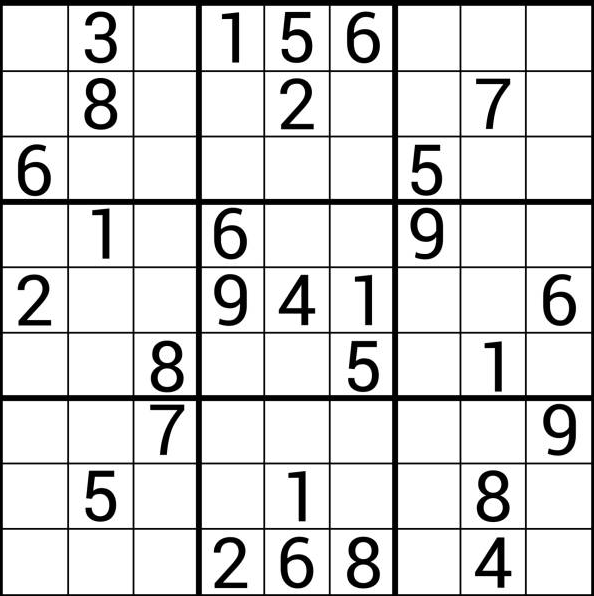
#> input picture Backend/sudoku.png, 594 x 596 px
$ python -i Pre_process.py   (imports and definitions only)   (older library calls are emulated)
#> lines starting #> are read from the running program, lines starting #| are printed output that depends on the picture; after the words box and inside, x2 and y2 are one past the last pixel; in counts of white or black regions, pixels touching at a corner belong together
import os
import cv2
import warnings
import operator
import numpy as np
# [1 line not run here, left out]

def show_digits(digits, colour=255):
    """Shows list of 81 extracted digits in a grid format"""
    rows = []
    with_border = [cv2.copyMakeBorder(img.copy(), 1, 1, 1, 1, cv2.BORDER_CONSTANT, None, colour) for img in digits]
    for i in range(9):
        row = np.concatenate(with_border[i * 9:((i + 1) * 9)], axis=1)
        rows.append(row)
    img = np.concatenate(rows)
    return img

def pre_process_image(img, skip_dilate=False):
    """Uses a blurring function, adaptive thresholding and dilation to expose the main features of an image."""
    proc = cv2.GaussianBlur(img.copy(), (9, 9), 0)
    proc = cv2.adaptiveThreshold(proc, 255, cv2.ADAPTIVE_THRESH_GAUSSIAN_C, cv2.THRESH_BINARY, 11, 2)
    proc = cv2.bitwise_not(proc, proc)

    if not skip_dilate:
        kernel = np.array([[0., 1., 0.], [1., 1., 1.], [0., 1., 0.]],np.uint8)
        proc = cv2.dilate(proc, kernel)

    return proc

def find_corners_of_largest_polygon(img):
    """Finds the 4 extreme corners of the largest contour in the image."""
    opencv_version = cv2.__version__.split('.')[0]
    if opencv_version == '3':
        _, contours, h = cv2.findContours(img.copy(), cv2.RETR_EXTERNAL, cv2.CHAIN_APPROX_SIMPLE)
    else:
        contours, h = cv2.findContours(img.copy(), cv2.RETR_EXTERNAL, cv2.CHAIN_APPROX_SIMPLE)
    contours = sorted(contours, key=cv2.contourArea, reverse=True)
    polygon = contours[0]

    bottom_right, _ = max(enumerate([pt[0][0] + pt[0][1] for pt in polygon]), key=operator.itemgetter(1))
    top_left, _ = min(enumerate([pt[0][0] + pt[0][1] for pt in polygon]), key=operator.itemgetter(1))
    bottom_left, _ = min(enumerate([pt[0][0] - pt[0][1] for pt in polygon]), key=operator.itemgetter(1))
    top_right, _ = max(enumerate([pt[0][0] - pt[0][1] for pt in polygon]), key=operator.itemgetter(1))

    return [polygon[top_left][0], polygon[top_right][0], polygon[bottom_right][0], polygon[bottom_left][0]]


def distance_between(p1, p2):
    """Returns the scalar distance between two points"""
    a = p2[0] - p1[0]
    b = p2[1] - p1[1]
    return np.sqrt((a ** 2) + (b ** 2))


def crop_and_warp(img, crop_rect):
    """Crops and warps a rectangular section from an image into a square of similar size."""

    top_left, top_right, bottom_right, bottom_left = crop_rect[0], crop_rect[1], crop_rect[2], crop_rect[3]
    src = np.array([top_left, top_right, bottom_right, bottom_left], dtype='float32')

    side = max([
        distance_between(bottom_right, top_right),
        distance_between(top_left, bottom_left),
        distance_between(bottom_right, bottom_left),
        distance_between(top_left, top_right)
    ])

    dst = np.array([[0, 0], [side - 1, 0], [side - 1, side - 1], [0, side - 1]], dtype='float32')
    m = cv2.getPerspectiveTransform(src, dst)

    return cv2.warpPerspective(img, m, (int(side), int(side)))


def infer_grid(img):
    """Infers 81 cell grid from a square image."""
    squares = []
    side = img.shape[:1]
    side = side[0] / 9

    for j in range(9):
        for i in range(9):
            p1 = (i * side, j * side)
            p2 = ((i + 1) * side, (j + 1) * side)
            squares.append((p1, p2))
    return squares


def cut_from_rect(img, rect):
    """Cuts a rectangle from an image using the top left and bottom right points."""
    return img[int(rect[0][1]):int(rect[1][1]), int(rect[0][0]):int(rect[1][0])]


def scale_and_centre(img, size, margin=0, background=0):
    """Scales and centres an image onto a new background square."""
    h, w = img.shape[:2]

    def centre_pad(length):
        """Handles centering for a given length that may be odd or even."""
        if length % 2 == 0:
            side1 = int((size - length) / 2)
            side2 = side1
        else:
            side1 = int((size - length) / 2)
            side2 = side1 + 1
        return side1, side2

    def scale(r, x):
        return int(r * x)

    if h > w:
        t_pad = int(margin / 2)
        b_pad = t_pad
        ratio = (size - margin) / h
        w, h = scale(ratio, w), scale(ratio, h)
        l_pad, r_pad = centre_pad(w)
    else:
        l_pad = int(margin / 2)
        r_pad = l_pad
        ratio = (size - margin) / w
        w, h = scale(ratio, w), scale(ratio, h)
        t_pad, b_pad = centre_pad(h)

    img = cv2.resize(img, (w, h))
    img = cv2.copyMakeBorder(img, t_pad, b_pad, l_pad, r_pad, cv2.BORDER_CONSTANT, None, background)
    return cv2.resize(img, (size, size))


def find_largest_feature(inp_img, scan_tl=None, scan_br=None):
    """
    Uses the fact the `floodFill` function returns a bounding box of the area it filled to find the biggest
    connected pixel structure in the image. Fills this structure in white, reducing the rest to black.
    """
    img = inp_img.copy()
    height, width = img.shape[:2]

    max_area = 0
    seed_point = (None, None)

    if scan_tl is None:
        scan_tl = [0, 0]

    if scan_br is None:
        scan_br = [width, height]

    # Loop through the image
    for x in range(scan_tl[0], scan_br[0]):
        for y in range(scan_tl[1], scan_br[1]):
            if img.item(y, x) == 255 and x < width and y < height:
                area = cv2.floodFill(img, None, (x, y), 64)
                if area[0] > max_area:
                    max_area = area[0]
                seed_point = (x, y)

    for x in range(width):
        for y in range(height):
            if img.item(y, x) == 255 and x < width and y < height:
                cv2.floodFill(img, None, (x, y), 64)

    mask = np.zeros((height + 2, width + 2), np.uint8)

    if all([p is not None for p in seed_point]):
        cv2.floodFill(img, mask, seed_point, 255)

    top, bottom, left, right = height, 0, width, 0

    for x in range(width):
        for y in range(height):
            if img.item(y, x) == 64:
                cv2.floodFill(img, mask, (x, y), 0)

            if img.item(y, x) == 255:
                top = y if y < top else top
                bottom = y if y > bottom else bottom
                left = x if x < left else left
                right = x if x > right else right

    bbox = [[left, top], [right, bottom]]
    return img, np.array(bbox, dtype='float32'), seed_point


def extract_digit(img, rect, size):
    """Extracts a digit (if one exists) from a Sudoku square."""

    digit = cut_from_rect(img, rect)

    h, w = digit.shape[:2]
    margin = int(np.mean([h, w]) / 2.5)
    _, bbox, seed = find_largest_feature(digit, [margin, margin], [w - margin, h - margin])
    digit = cut_from_rect(digit, bbox)

    w = bbox[1][0] - bbox[0][0]
    h = bbox[1][1] - bbox[0][1]

    if w > 0 and h > 0 and (w * h) > 100 and len(digit) > 0:
        return scale_and_centre(digit, size, 4)
    else:
        return np.zeros((size, size), np.uint8)


def get_digits(img, squares, size):
    """Extracts digits from their cells and builds an array"""
    digits = []
    img = pre_process_image(img.copy(), skip_dilate=True)
    for square in squares:
        digits.append(extract_digit(img, square, size))
    return digits


def get_sudoku(path):
#> called with path = 'sudoku.png'
    os.chdir(os.path.dirname(__file__))
    path = os.path.join(os.path.dirname(__file__), path)

    if not os.path.exists(path):
        print(f"Error: The file at {path} does not exist.")
        return

    original = cv2.imread(path, cv2.IMREAD_GRAYSCALE)
#> original is the input picture: shape (596, 594); min 0, max 255, mean 216.9
    processed = pre_process_image(original)
#> in pre_process_image, `proc = cv2.adaptiveThreshold(proc, 255, cv2.ADAPTIVE_THRESH_GAUSSIAN_C..`:
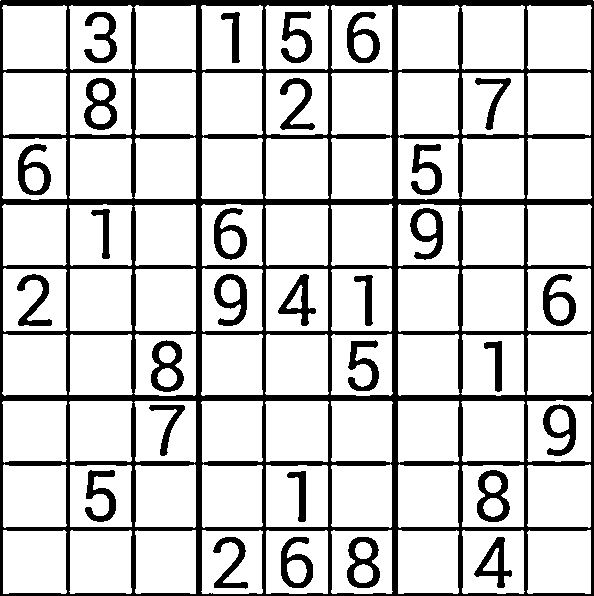
#> proc: shape (596, 594); 80.3% white; 30 black regions, largest, box (x1, y1, x2, y2) and area: (0, 0, 594, 596) 50285, (84, 78, 117, 130) 841, (477, 470, 510, 522) 834
#> in pre_process_image, `proc = cv2.dilate(proc, kernel)`:
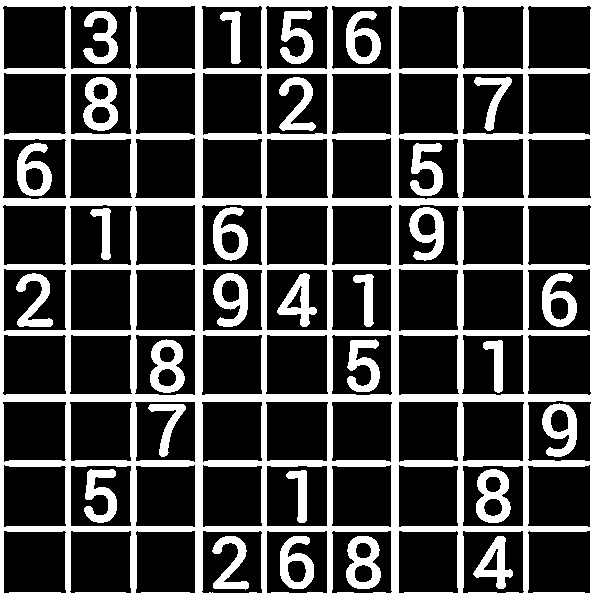
#> proc: shape (596, 594); 27% white; 30 white regions, largest, box (x1, y1, x2, y2) and area: (0, 0, 594, 596) 69944, (83, 77, 118, 131) 1084, (476, 469, 511, 523) 1078

    corners = find_corners_of_largest_polygon(processed)
#> in find_corners_of_largest_polygon, `contours, h = cv2.findContours(img.copy(), cv2.RETR_EXTERNAL, cv2.CHAI..`: contours = [[[0, 0], [0, 595], [593, 595], [593, 0]]]; h = [[-1, -1, -1, -1]]
#> in find_corners_of_largest_polygon, `polygon = contours[0]`: polygon = [[0, 0], [0, 595], [593, 595], [593, 0]]
#> in find_corners_of_largest_polygon, `bottom_right, _ = max(enumerate([pt[0][0] + pt[0][1] for pt in polygon..`: bottom_right = 2
#> in find_corners_of_largest_polygon, `top_left, _ = min(enumerate([pt[0][0] + pt[0][1] for pt in polygon]), ..`: top_left = 0
#> in find_corners_of_largest_polygon, `bottom_left, _ = min(enumerate([pt[0][0] - pt[0][1] for pt in polygon]..`: bottom_left = 1
#> in find_corners_of_largest_polygon, `top_right, _ = max(enumerate([pt[0][0] - pt[0][1] for pt in polygon]),..`: top_right = 3
#> corners = [[0, 0], [593, 0], [593, 595], [0, 595]]
    cropped = crop_and_warp(original, corners)
#> in crop_and_warp, `top_left, top_right, bottom_right, bottom_left = crop_rect[0], crop_re..`: top_left = [0, 0]; top_right = [593, 0]; bottom_right = [593, 595]; bottom_left = [0, 595]
#> in crop_and_warp, `src = np.array([top_left, top_right, bottom_right, bottom_left], dtype..`: src = [[0, 0], [593, 0], [593, 595], [0, 595]]
#> in distance_between, `a = p2[0] - p1[0]`: a = 0
#> in distance_between, `b = p2[1] - p1[1]`: b = -595
#> in crop_and_warp, `side = max([ distance_between(bottom_right, top_right), distance_betwe..`: side = 595
#> in crop_and_warp, `dst = np.array([[0, 0], [side - 1, 0], [side - 1, side - 1], [0, side ..`: dst = [[0, 0], [594, 0], [594, 594], [0, 594]]
#> in crop_and_warp, `m = cv2.getPerspectiveTransform(src, dst)`: m = [[1, 0, 0], [0, 0.998, 0], [0, 0, 1]]
#> in crop_and_warp, `return cv2.warpPerspective(img, m, (int(side), int(side)))`:
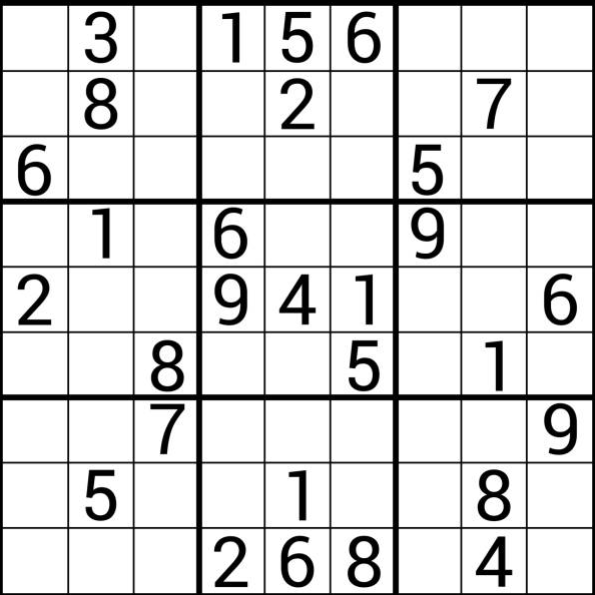
#> returned value: shape (595, 595); min 0, max 255, mean 216.9
    squares = infer_grid(cropped)
#> squares = 81 items
    digits = get_digits(cropped, squares, 28)
#> call 2 of pre_process_image, with skip_dilate = True
#> in pre_process_image (call 2), `proc = cv2.adaptiveThreshold(proc, 255, cv2.ADAPTIVE_THRESH_GAUSSIAN_C..`:
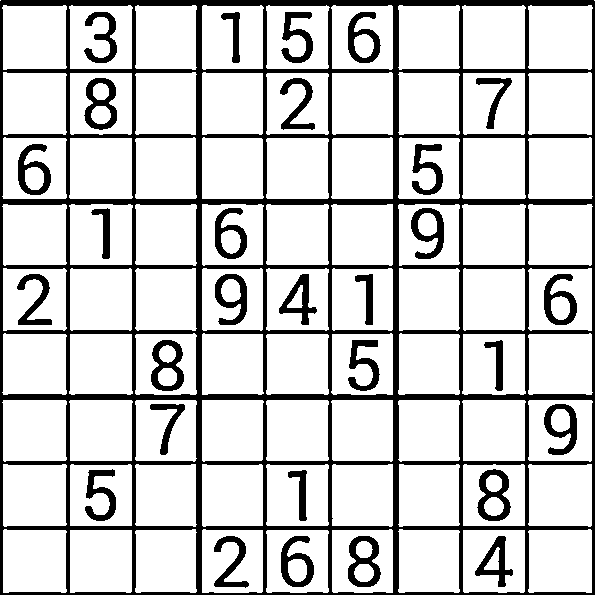
#> proc: shape (595, 595); 80.8% white; 30 black regions, largest, box (x1, y1, x2, y2) and area: (0, 0, 595, 595) 48499, (477, 469, 511, 521) 838, (84, 78, 117, 130) 833
#> the loop in get_digits, `for square in squares:` made 81 passes
#> square on passes 1, 3, 7, 8, 9, 10, 12, 13, 15: ((0, 0), (66.11, 66.11)), ((132.2, 0), (198.3, 66.11)), ((396.7, 0), (462.8, 66.11)), ((462.8, 0), (528.9, 66.11)), ((528.9, 0), (595, 66.11)), ((0, 66.11), (66.11, 132.2)), ((132.2, 66.11), (198.3, 132.2)), ((198.3, 66.11), (264.4, 132.2)), ((330.6, 66.11), (396.7, 132.2))
#> square on passes 39 to 44: ((132.2, 264.4), (198.3, 330.6)), ((198.3, 264.4), (264.4, 330.6)), ((264.4, 264.4), (330.6, 330.6)), ((330.6, 264.4), (396.7, 330.6)), ((396.7, 264.4), (462.8, 330.6)), ((462.8, 264.4), (528.9, 330.6))
#> pass 1, in extract_digit, `digit = cut_from_rect(img, rect)`:
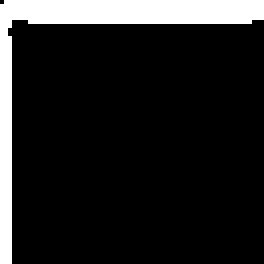
#> digit: shape (66, 66) (shown 4 times larger); 13% white; 1 white region, box (x1, y1, x2, y2) and area: (0, 0, 66, 66) 566
    final_image = show_digits(digits)
#> the loop in show_digits, `for i in range(9):` made 9 passes
#> pass 1, in show_digits, `row = np.concatenate(with_border[i * 9:((i + 1) * 9)], axis=1)`:
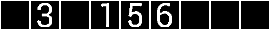
#> row: shape (30, 270); min 0, max 255, mean 50.5
#> in show_digits, `img = np.concatenate(rows)`:
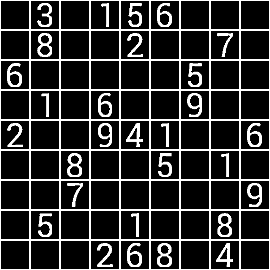
#> img: shape (270, 270); min 0, max 255, mean 47.6
    return final_image

>>> result = get_sudoku('sudoku.png')
